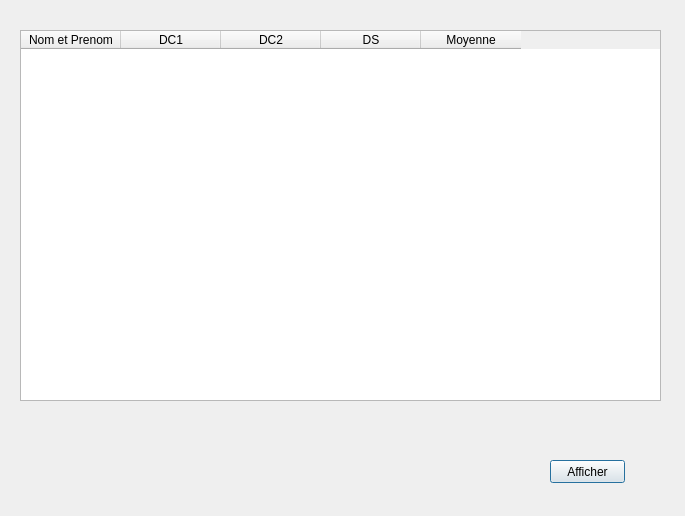
<?xml version="1.0" encoding="UTF-8"?>
<ui version="4.0">
 <class>Dialog</class>
 <widget class="QDialog" name="Dialog">
  <property name="geometry">
   <rect>
    <x>0</x>
    <y>0</y>
    <width>685</width>
    <height>516</height>
   </rect>
  </property>
  <property name="windowTitle">
   <string>Dialog</string>
  </property>
  <widget class="QPushButton" name="btnAfficher">
   <property name="geometry">
    <rect>
     <x>550</x>
     <y>460</y>
     <width>75</width>
     <height>23</height>
    </rect>
   </property>
   <property name="text">
    <string>Afficher</string>
   </property>
  </widget>
  <widget class="QTableWidget" name="tblNotes">
   <property name="geometry">
    <rect>
     <x>20</x>
     <y>30</y>
     <width>641</width>
     <height>371</height>
    </rect>
   </property>
   <column>
    <property name="text">
     <string>Nom et Prenom</string>
    </property>
   </column>
   <column>
    <property name="text">
     <string>DC1</string>
    </property>
   </column>
   <column>
    <property name="text">
     <string>DC2</string>
    </property>
   </column>
   <column>
    <property name="text">
     <string>DS</string>
    </property>
   </column>
   <column>
    <property name="text">
     <string>Moyenne</string>
    </property>
   </column>
  </widget>
 </widget>
 <resources/>
 <connections/>
</ui>
